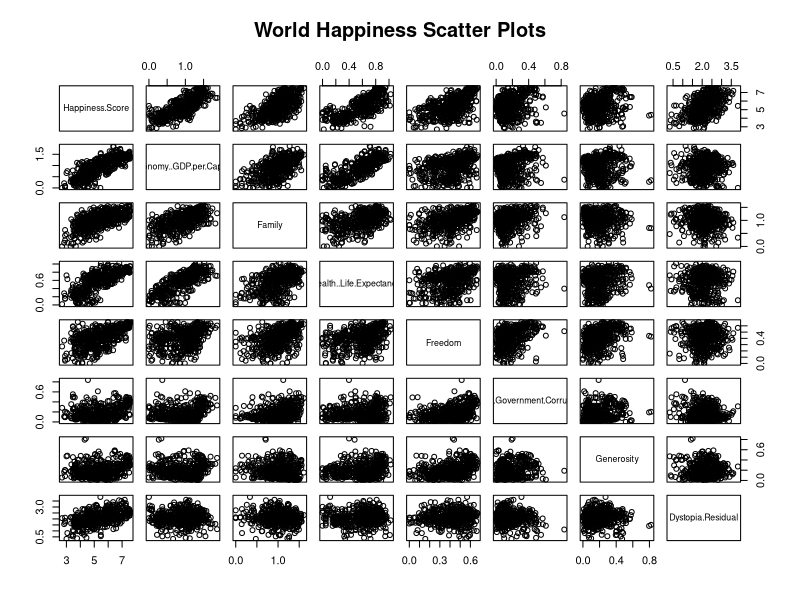
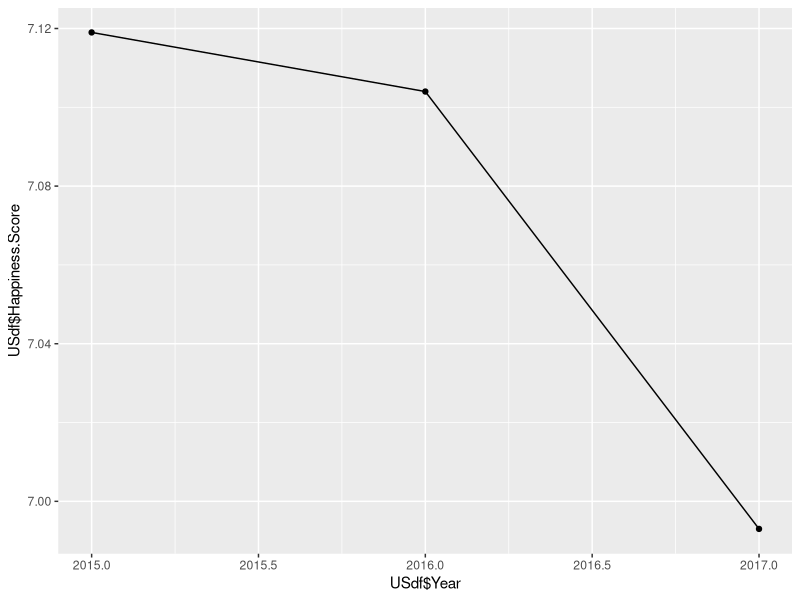

Generate these figures, in order, with R:
library(ggplot2)

df <- read.csv('World_Happiness_2015_2017.csv')
head(df)
#removing columns that we can't quantify
df_cut <- subset(df, select = -c(Year,Country,Happiness.Rank))
head(df_cut)


#Scatter plot matrix
pairs(df_cut, main = "World Happiness Scatter Plots")
##summary
  #We can see high correlation between
    #happiness and economy
    #happiness and family
    #happiness and health
  #The graph matrix is very difficult to read
  #however it is useful to get a quick easy look at our data


#line plot
USdf <- df[df[,"Country"]== "United States",]
head(USdf)
ggplot(data = USdf, aes(x= USdf$Year, y= USdf$Happiness.Score, group = 1)) + geom_line() + geom_point()

##summary
  #From this linegraph we can see the US  happiness
  #score drop over the three years, from 7.12 to below 7.
  #This chare serves better for frequency type data.